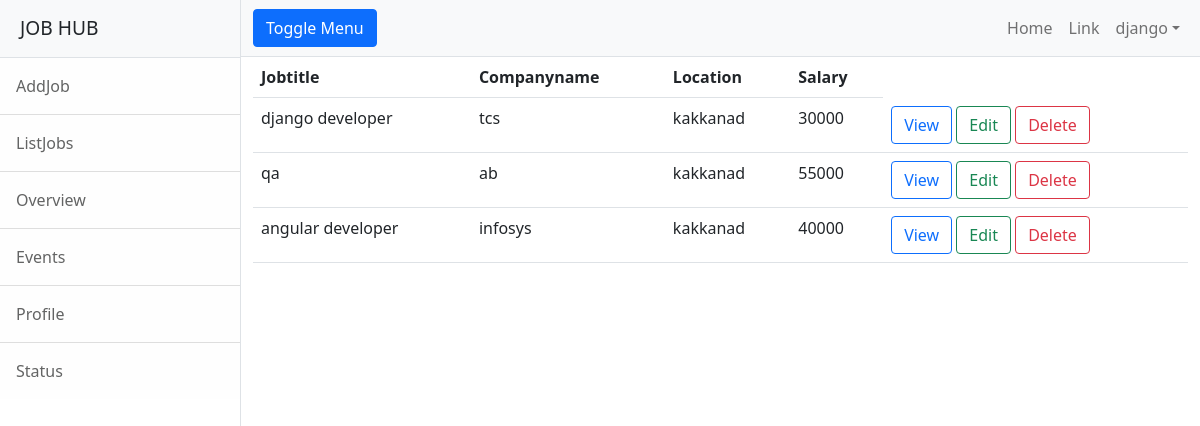
/employer/jobs/all (signed in), run on the app's committed database.
### employer/models.py (models this page shows, shortened)
class Jobs(models.Model):
    job_title=models.CharField(max_length=150)
    company_name=models.CharField(max_length=150)
    location=models.CharField(max_length=150)
    salary=models.PositiveIntegerField(null=True)
    experience=models.PositiveIntegerField(default=0)

### employer/views.py (the view)
# urls.py: path('jobs/all',views.ListJobView.as_view(),name="all-jobs"),
class ListJobView(ListView):
    model = Jobs
    context_object_name = "Jobs"
    template_name ="emp-listjob.html"

### employer/templates/emp-listjob.html (shortened to what this page needs)
{%extends 'base.html'%}
{%block body_block%}
<div class="row">
    <div class="col-`10">
        <table class="table">
            <tr>
                <th>Jobtitle</th>
                <th>Companyname</th>
                <th>Location</th>
                <th>Salary</th>
            </tr>
            {%for job in Jobs%}
            <tr>
                <td>{{job.job_title}}</td>
                <td>{{job.company_name}}</td>
                <td>{{job.location}}</td>
                <td>{{job.salary}}</td>
                <td><a href="{%url 'job-details' job.id%}" class="btn btn-outline-primary">View</a>
                    <a href="{%url 'job-edit' job.id%}" class="btn btn-outline-success">Edit</a>
                    <a href="{%url 'delete-job' job.id%}" class="btn btn-outline-danger">Delete</a>
                </td>
            </tr>
            {%endfor%}
        </table>
    </div>
</div>
{%endblock%}

### employer/templates/base.html (shortened to what this page needs)
<!DOCTYPE html>
{%load static%}
<html lang="en">
    <head>
        <link href="{%static 'css/styles.css'%}" rel="stylesheet" />
    </head>
    <body>
        <div class="d-flex" id="wrapper">
            <div class="border-end bg-white" id="sidebar-wrapper">
                <div class="sidebar-heading border-bottom bg-light">JOB HUB</div>
                <div class="list-group list-group-flush">
                    <a class="list-group-item list-group-item-action list-group-item-light p-3" href="{%url 'emp-addjob' %}">AddJob</a>
                    <a class="list-group-item list-group-item-action list-group-item-light p-3" href="{%url 'all-jobs'%}">ListJobs</a>
                    <a class="list-group-item list-group-item-action list-group-item-light p-3" href="#!">Overview</a>
                    <a class="list-group-item list-group-item-action list-group-item-light p-3" href="#!">Events</a>
                    <a class="list-group-item list-group-item-action list-group-item-light p-3" href="#!">Profile</a>
                    <a class="list-group-item list-group-item-action list-group-item-light p-3" href="#!">Status</a>
                </div>
            </div>
            <div id="page-content-wrapper">
                <nav class="navbar navbar-expand-lg navbar-light bg-light border-bottom">
                    <div class="container-fluid">
                        <button class="btn btn-primary" id="sidebarToggle">Toggle Menu</button>
                        <div class="collapse navbar-collapse" id="navbarSupportedContent">
                            <ul class="navbar-nav ms-auto mt-2 mt-lg-0">
                                <li class="nav-item active"><a class="nav-link" href="{%url 'emp_home'%}">Home</a></li>
                                <li class="nav-item"><a class="nav-link" href="#!">Link</a></li>
                                <li class="nav-item dropdown">
                                    <a class="nav-link dropdown-toggle" id="navbarDropdown" href="#" role="button" data-bs-toggle="dropdown" aria-haspopup="true" aria-expanded="false">{{request.user}}</a>
                                </li>
                            </ul>
                        </div>
                    </div>
                </nav>
                <div class="container-fluid">
                 {%block body_block%}
                 {%endblock%}
                </div>
            </div>
        </div>
    </body>
</html>

### data on the page
Jobs: job_title "django developer", company_name "tcs", location "kakkanad", salary "30000"
Jobs: job_title "qa", company_name "ab", location "kakkanad", salary "55000"
Jobs: job_title "angular developer", company_name "infosys", location "kakkanad", salary "40000"

### other printed values
{{ request.user }} "django"
